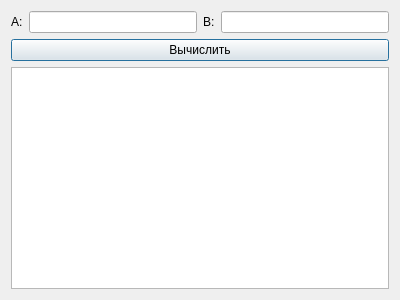
<?xml version="1.0" encoding="UTF-8"?>
<ui version="4.0">
 <class>Dialog</class>
 <widget class="QDialog" name="Dialog">
  <property name="geometry">
   <rect>
    <x>0</x>
    <y>0</y>
    <width>400</width>
    <height>300</height>
   </rect>
  </property>
  <property name="windowTitle">
   <string>Простые числа</string>
  </property>
  <layout class="QVBoxLayout" name="verticalLayout">
   <item>
    <layout class="QHBoxLayout" name="horizontalLayout">
     <item>
      <widget class="QLabel" name="labelA">
       <property name="text">
        <string>A:</string>
       </property>
      </widget>
     </item>
     <item>
      <widget class="QLineEdit" name="lineEditA"/>
     </item>
     <item>
      <widget class="QLabel" name="labelB">
       <property name="text">
        <string>B:</string>
       </property>
      </widget>
     </item>
     <item>
      <widget class="QLineEdit" name="lineEditB"/>
     </item>
    </layout>
   </item>
   <item>
    <widget class="QPushButton" name="pushButton">
     <property name="text">
      <string>Вычислить</string>
     </property>
    </widget>
   </item>
   <item>
    <widget class="QListWidget" name="listWidget"/>
   </item>
  </layout>
 </widget>
 <resources/>
 <connections>
  <connection>
   <sender>pushButton</sender>
   <signal>clicked()</signal>
   <receiver>Dialog</receiver>
   <slot>calculate()</slot>
   <hints>
    <hint type="sourcelabel">
     <x>199</x>
     <y>56</y>
    </hint>
    <hint type="destinationlabel">
     <x>199</x>
     <y>149</y>
    </hint>
   </hints>
  </connection>
 </connections>
 <slots>
  <slot>calculate()</slot>
 </slots>
</ui>
